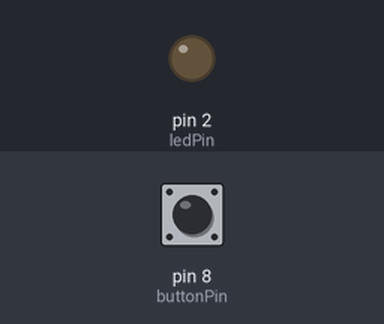
Simulated run of this sketch. Board: Arduino Uno, built with avr-gcc and run on an emulated ATmega328P. Parts: output pins drawn as LEDs (lit = HIGH). The inputs (shaded band) are chosen by the test bench; at power-on: pin 8 (buttonPin) LOW.

Above: at 1.2 s.
1.3 s: pin 8 (buttonPin) pulled HIGH for 0.15 s
At 1.37 s:
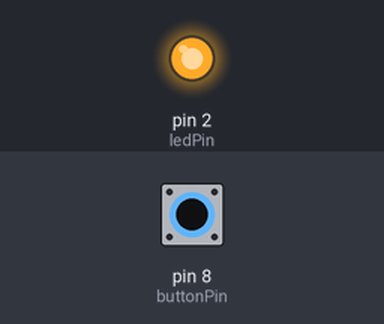
2.9 s: pin 8 (buttonPin) pulled HIGH for 3.2 s
At 7.3 s:
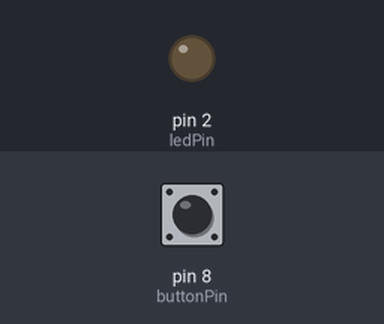
Timing chart, 0 to 8.8 s (numbered marks = the images above; inputs shaded):
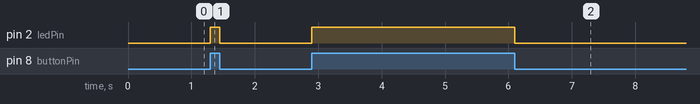

The sketch:

number4.ino
```cpp
const int buttonPin = 8; // Der Pin, an den der Taster angeschlossen ist
const int ledPin = 2;    // Der Pin, an den die LED angeschlossen ist

void setup() {
  pinMode(ledPin, OUTPUT);       // Setzt den LED-Pin als Ausgang
  pinMode(buttonPin, INPUT);     // Setzt den Taster-Pin als Eingang
}

void loop() {
  // Überprüft, ob der Taster gedrückt ist
  if (digitalRead(buttonPin) == HIGH) { // Wenn der Taster gedrückt ist (HIGH, weil er an GND angeschlossen ist)
    digitalWrite(ledPin, HIGH); // Schaltet die LED ein
  } else {
    digitalWrite(ledPin, LOW);  // Schaltet die LED aus, wenn der Taster losgelassen wird
  }
}
```

Measured:
- after the input at 1.3 s, pin 2 (ledPin): LOW → HIGH at once, → LOW 0.15 s later
- after the input at 2.9 s, pin 2 (ledPin): LOW → HIGH at once, → LOW 3.2 s later
